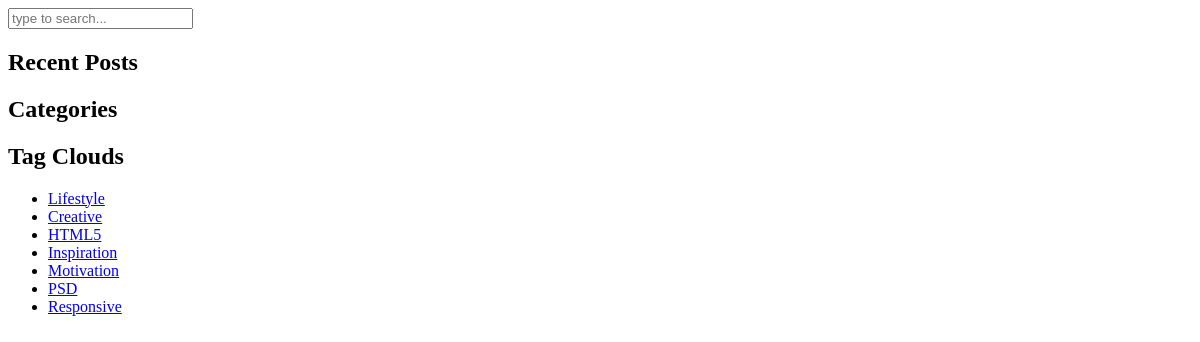
The app's page /sidebar/, older data.
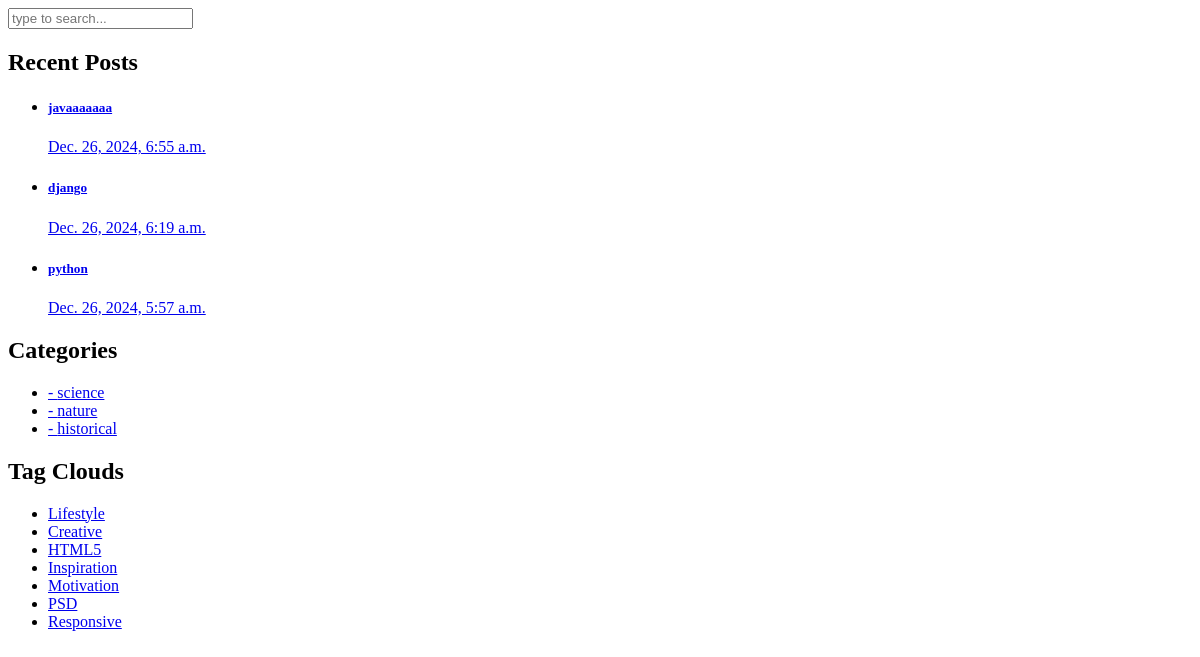
The same page, newer data.
### blog/models.py (models this page shows, shortened)
class Article(models.Model):
    title = models.CharField(max_length=200)
    category = models.ManyToManyField(Category,related_name='articles')
    author= models.ForeignKey(User, on_delete=models.SET_DEFAULT,default='1')
    body = models.TextField()
    image = models.ImageField(upload_to="images/articles")
    created = models.DateTimeField(auto_now_add=True)
    updated = models.DateTimeField(auto_now=True)
    pub_date = models.DateTimeField(default=timezone.now())
    is_published = models.BooleanField(default=True)
    published = models.BooleanField(default=True)
    slug = models.SlugField(null=True,blank=True,unique=True)
    objects = models.Manager()
    custom_manager = ArticleManager()

class Category(models.Model):
    title = models.CharField(max_length=100)
    created = models.DateTimeField(auto_now_add=True)

### home/views.py (the view)
# urls.py: path('sidebar/',views.sidebar,name='sidebar_partial'),
def sidebar(request):
    context = {'name':'Aria'}
    return render(request,'includes/side_bar.html',context)

### context_processors/context_processors.py (called while the page is built)
def recent_articles(request):
    recent_articles=Article.objects.all().order_by('-created')[:3]
    categories=Category.objects.all()
    return {'recent_articles':recent_articles,'categories':categories}

### templates/includes/side_bar.html
<div class="col-lg-4">
            <div class="sidebar">
              <div class="row">
                <div class="col-lg-12">
                  <div class="sidebar-item search">
                    <form id="search_form" name="gs" method="GET" action="{% url 'blog:search_articles' %}">
                      <input type="text" name="q" class="searchText" placeholder="type to search..." autocomplete="on">
                    </form>
                  </div>
                </div>
                <div class="col-lg-12">
                  <div class="sidebar-item recent-posts">
                    <div class="sidebar-heading">
                      <h2>Recent Posts</h2>
                    </div>
                    <div class="content">
                      <ul>
                        {% for article in recent_articles %}
                                                  <li><a href="{% url 'blog:article_details' article.slug %}">
                          <h5>{{ article.title }}</h5>
                          <span>{{ article.created }}</span>
                        </a></li>
                          {% endfor %}
                      </ul>
                    </div>
                  </div>
                </div>
                <div class="col-lg-12">
                  <div class="sidebar-item categories">
                    <div class="sidebar-heading">
                      <h2>Categories</h2>
                    </div>
                    <div class="content">
                      <ul>
                          {%  for category in categories %}
                        <li><a href="{% url 'blog:category_details' category.id %}">- {{ category.title }}</a></li>
                          {% endfor %}
                      </ul>
                    </div>
                  </div>
                </div>
                <div class="col-lg-12">
                  <div class="sidebar-item tags">
                    <div class="sidebar-heading">
                      <h2>Tag Clouds</h2>
                    </div>
                    <div class="content">
                      <ul>
                        <li><a href="#">Lifestyle</a></li>
                        <li><a href="#">Creative</a></li>
                        <li><a href="#">HTML5</a></li>
                        <li><a href="#">Inspiration</a></li>
                        <li><a href="#">Motivation</a></li>
                        <li><a href="#">PSD</a></li>
                        <li><a href="#">Responsive</a></li>
                      </ul>
                    </div>
                  </div>
                </div>
              </div>
            </div>
          </div>

Row changes from the older to the newer data that the page shows:
added Article: title "javaaaaaaa", created "Dec. 26, 2024, 6:55 a.m."
added Article: title "django", created "Dec. 26, 2024, 6:19 a.m."
added Article: title "python", created "Dec. 26, 2024, 5:57 a.m."
added Category: title "science"
added Category: title "nature"
added Category: title "historical"
